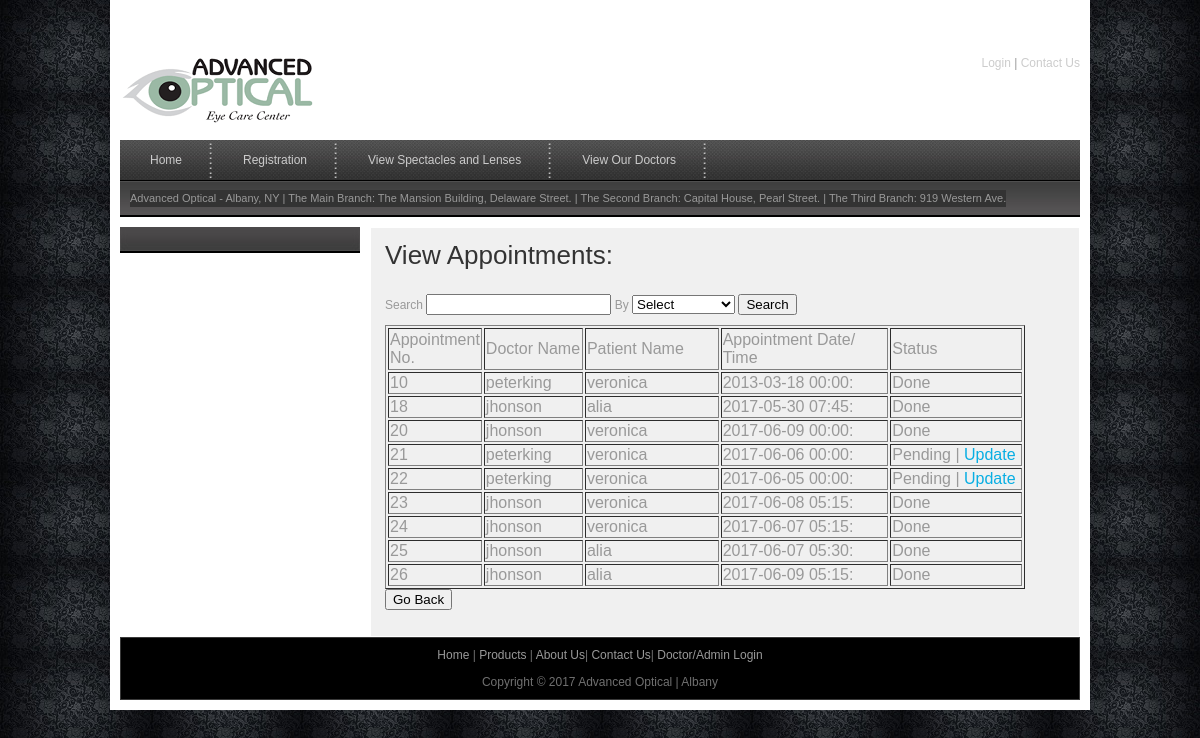
Page /viewappointment.php on the committed database.
### tables this page shows
CREATE TABLE IF NOT EXISTS `appointment` (
  `app_id` int(10) NOT NULL AUTO_INCREMENT,
  `branch_id` int(10) NOT NULL,
  `pat_id` int(10) NOT NULL,
  `doc_id` int(10) NOT NULL,
  `app_date` varchar(12) NOT NULL,
  `app_time` varchar(6) NOT NULL,
  `created_at` datetime NOT NULL,
  `status` varchar(30) NOT NULL,
  PRIMARY KEY (`app_id`)
);

CREATE TABLE IF NOT EXISTS `doctor` (
  `doc_id` int(10) NOT NULL AUTO_INCREMENT,
  `branch_id` int(10) NOT NULL,
  `doc_name` varchar(25) NOT NULL,
  `clinic_name` varchar(25) NOT NULL,
  `email_id` varchar(25) NOT NULL,
  `phone` varchar(25) NOT NULL,
  `mobile` varchar(25) NOT NULL,
  `login_id` varchar(25) NOT NULL,
  `password` varchar(25) NOT NULL,
  `created_at` date NOT NULL,
  `image` varchar(70) NOT NULL,
  `last_login` datetime DEFAULT NULL,
  PRIMARY KEY (`doc_id`)
);

CREATE TABLE IF NOT EXISTS `patient` (
  `pat_id` int(10) NOT NULL AUTO_INCREMENT,
  `admin_id` int(10) NOT NULL DEFAULT '1',
  `pat_name` varchar(30) NOT NULL,
  `email_id` varchar(25),
  `password` varchar(25)   DEFAULT NULL,
  `dob` varchar(15) NOT NULL DEFAULT '1901-01-01',
  `gender` varchar(10) NOT NULL,
  `address` varchar(50) DEFAULT NULL,
  `contact` varchar(25) NOT NULL,
  `created_at` date NOT NULL,
  PRIMARY KEY (`pat_id`)
);

### viewappointment.php (the view, shortened to what this page needs)
<?php
include("includes/header.php");
include("includes/conn.php");
if(isset($_POST['search']))
{
	if($_POST['group2'] == "Patient Name")
	{
$bquery = "SELECT appointment.app_id,	appointment.branch_id, appointment.pat_id, appointment.doc_id, appointment.app_date, appointment.app_time, appointment.created_at, appointment.status
FROM patient
INNER JOIN appointment ON patient.pat_id = appointment.pat_id
WHERE patient.pat_name LIKE  '%$_POST[lol]%'";
	$result = mysqli_query($con, $bquery);
	}
	else if($_POST['group2'] == "Patient ID")
	{
	$bquery = "SELECT appointment.app_id,	appointment.branch_id, appointment.pat_id, appointment.doc_id, appointment.app_date, appointment.app_time, appointment.created_at, appointment.status FROM patient INNER JOIN appointment ON patient.pat_id = appointment.pat_id WHERE appointment.pat_id ='$_POST[lol]'";
	$result = mysqli_query($con, $bquery);
	}
}
else
{
	$result = mysqli_query($con, "SELECT * FROM appointment");
}
?>
    <div id="templatemo_main">
   		<div id="sidebar" class="float_l">
        	<div class="sidebar_box"><span class="bottom"></span>
            </div>
   		</div>
        <div id="content" class="float_r">
          <h2>View Appointments:
            </h2>
            <form id="form1" name="form1" method="post" action="" onSubmit="return validation()" >
            <p>
              <label for="lol">Search
                <input type="text" name="lol" id="lol" />
              </label>
              <label for="group2">By</label>
<select name="group2" id="group2">
				<option value="">Select</option>
</select>
              <input type="submit" name="search" id="search" value="Search" />
            </p>
            <table width="640" border="1">
<tr>
  <td width="82" height="42">Appointment No.</td>
                <td width="96">Doctor Name</td>
                <td width="132">Patient Name</td>
                <td width="166">Appointment Date/ Time</td>
                <td width="130">Status</td>
          </tr>
              <?php
           	while($row = mysqli_fetch_array($result))
  {
  $retpat =mysqli_query($con, "SELECT * FROM patient WHERE pat_id= '$row[pat_id]'");
  $patrec = mysqli_fetch_array($retpat);
	$retdoc =mysqli_query($con, "SELECT * FROM doctor WHERE doc_id= '$row[doc_id]'");
  $docrec = mysqli_fetch_array($retdoc);
  echo "<tr>";
  echo "<td>" . $row['app_id'] . "</td>";
  echo "<td>" . $docrec['doc_name'] . "</td>";
  echo "<td>" . $patrec['pat_name'] . "</td>";
  echo "<td>" . $row['app_date']. " ". $row['app_time'] . "</td>";
   echo "<td>";
   if($row['status'] == "pending")
   {
	   echo "Pending | <a href='test.php?appid=$row[app_id]'>Update</a>";
   }
   else
   {
	   echo "Done";
   }
 echo "  </td>";
  echo "</tr>";
  }
?>
          </table>
             <input type="button" onClick="history.go(-1);" value="Go Back" />
          </form>
  </div>
    </div>
    <?php
include("includes/footer.php");
?>

### css/tm_style.css (style rules this page uses)
body { margin: 0; padding: 0; color: #999; font-family: Tahoma, Geneva, sans-serif; font-size: 12px; line-height: 1.4em; background-color: #2e2e2e; background-repeat: repeat; background-image: url(../images/tm_body.jpg) }
a, a:link, a:visited { color: #08aee3; font-weight: normal; text-decoration: none; }
p { margin: 0 0 10px 0; padding: 0; }
h1, h2, h3, h4, h5, h6 { color: #333; font-weight: normal; }
h2 { font-size: 26px; margin: 0 0 25px; padding: 5px 0; }
.float_l { float: left }
.float_r { float: right }
#content { width: 680px; background: #f0f0f0; border: 1px solid #fff; padding: 14px; }
#sidebar { width: 240px }
.sidebar_box { position: relative; background: #4c4a4a; margin-bottom: 36px; }
.sidebar_box span.bottom { position: absolute; bottom: -26px; left: 0; width: 240px; height: 26px; background: url(../images/tm_sidebar_bottom.jpg) }

### rows in the picture
appointment: app_id "10", doc.doc_name "peterking", pat.pat_name "veronica", app_date "2013-03-18", app_time "00:00:", status "Done"
appointment: app_id "18", doc.doc_name "jhonson", pat.pat_name "alia", app_date "2017-05-30", app_time "07:45:", status "Done"
appointment: app_id "20", doc.doc_name "jhonson", pat.pat_name "veronica", app_date "2017-06-09", app_time "00:00:", status "Done"
appointment: app_id "21", doc.doc_name "peterking", pat.pat_name "veronica", app_date "2017-06-06", app_time "00:00:"
appointment: app_id "22", doc.doc_name "peterking", pat.pat_name "veronica", app_date "2017-06-05", app_time "00:00:"
appointment: app_id "23", doc.doc_name "jhonson", pat.pat_name "veronica", app_date "2017-06-08", app_time "05:15:", status "Done"
appointment: app_id "24", doc.doc_name "jhonson", pat.pat_name "veronica", app_date "2017-06-07", app_time "05:15:", status "Done"
appointment: app_id "25", doc.doc_name "jhonson", pat.pat_name "alia", app_date "2017-06-07", app_time "05:30:", status "Done"
appointment: app_id "26", doc.doc_name "jhonson", pat.pat_name "alia", app_date "2017-06-09", app_time "05:15:", status "Done"
